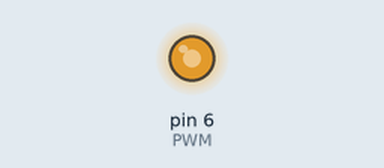
This sketch was run on a simulated Arduino Uno, built with avr-gcc and run on an emulated ATmega328P. Shown: output pins drawn as LEDs (lit = HIGH).

Above: at 0.1 s.
Timing chart, 0 to 1.6 s (numbered marks = the images above):
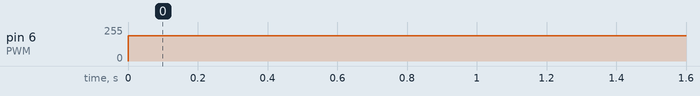

Measured:
- by itself, pin 6 (PWM): 0/255 → 190/255 at 0.00 s

The sketch:

pwmCTRL.ino
```cpp
int PWM = 6;
int velocidade = 190;


void setup()
{
  pinMode(PWM,OUTPUT);
}

void loop()
{


    analogWrite(PWM,velocidade);
    //Serial.println("TESTE...");

}
```
